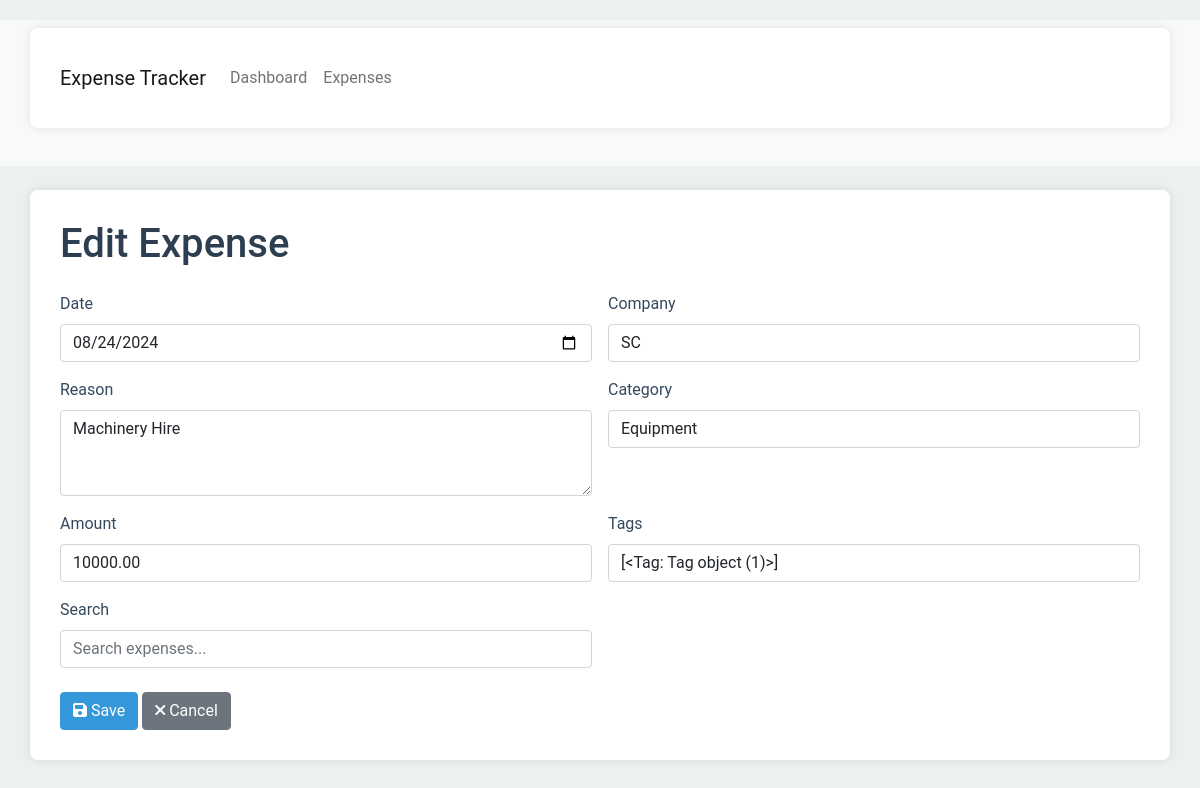
/edit/36/, run on the app's committed database.
### finances/models.py (models this page shows, shortened)
class Expense(models.Model):
    COMPANY_CHOICES = [
        ('SC', 'SC'),
        ('CMM', 'CMM'),
    ]
    date = models.DateField()
    company = models.CharField(max_length=3, choices=COMPANY_CHOICES)
    reason = models.TextField()
    category = models.CharField(max_length=100)
    amount = models.DecimalField(max_digits=10, decimal_places=2)
    tags = models.ManyToManyField(Tag, blank=True)

### finances/views.py (the view)
# urls.py: path('edit/<int:expense_id>/', views.edit_expense, name='edit_expense'),
def edit_expense(request, expense_id):
    expense = get_object_or_404(Expense, id=expense_id)
    if request.method == 'POST':
        form = ExpenseForm(request.POST, instance=expense)
        if form.is_valid():
            form.save()
            return redirect('expense_list')
    else:
        form = ExpenseForm(instance=expense)
    return render(request, 'finances/edit_expense.html', {'form': form, 'expense': expense})

### finances/forms.py (shortened to what this page needs)
class ExpenseForm(forms.ModelForm):
    search = forms.CharField(required=False, widget=forms.TextInput(attrs={'class': 'form-control', 'placeholder': 'Search expenses...'}))
    tags = forms.CharField(required=False, widget=forms.TextInput(attrs={'class': 'form-control', 'data-role': 'tagsinput'}))
    class Meta:
        model = Expense
        fields = ['date', 'company', 'reason', 'category', 'amount', 'tags']
        widgets = {
            'date': forms.DateInput(attrs={'type': 'date', 'class': 'form-control'}),
            'company': forms.Select(attrs={'class': 'form-control'}),
            'reason': forms.Textarea(attrs={'class': 'form-control', 'rows': 3}),
            'category': forms.TextInput(attrs={'class': 'form-control'}),
            'amount': forms.NumberInput(attrs={'class': 'form-control'}),
        }

### templates/finances/edit_expense.html (shortened to what this page needs)
{% extends 'finances/base.html' %}
{% block content %}
    <h1 class="mb-4">{% if expense %}Edit{% else %}Add{% endif %} Expense</h1>
    <form method="post">
        <div class="row g-3">
            {% for field in form %}
                <div class="col-md-6">
                    <div class="form-group">
                        <label for="{{ field.id_for_label }}" class="form-label">{{ field.label }}</label>
                        {{ field }}
                    </div>
                </div>
            {% endfor %}
        </div>
        <div class="mt-4">
            <button type="submit" class="btn btn-primary">
                <i class="fas fa-save"></i> Save
            </button>
            <a href="{% url 'expense_list' %}" class="btn btn-secondary">
                <i class="fas fa-times"></i> Cancel
            </a>
        </div>
    </form>
{% endblock %}

### templates/finances/base.html (style rules this page uses)
:root { --primary-color: #3498db; --secondary-color: #2c3e50; --background-color: #ecf0f1; --text-color: #34495e; }
body { font-family: 'Roboto', sans-serif; background-color: var(--background-color); color: var(--text-color); padding-top: 20px; }
h1, h2, h3 { color: var(--secondary-color); margin-bottom: 20px; }
.btn-primary { background-color: var(--primary-color); border-color: var(--primary-color); }

### data on the page
Expense: form "08/24/2024" "SC" "Machinery Hire" "Equipment" "10000.00"

### other printed values
{{ field.label }} "Date" "Company" "Reason" "Category" "Amount" "Tags" "Search"
